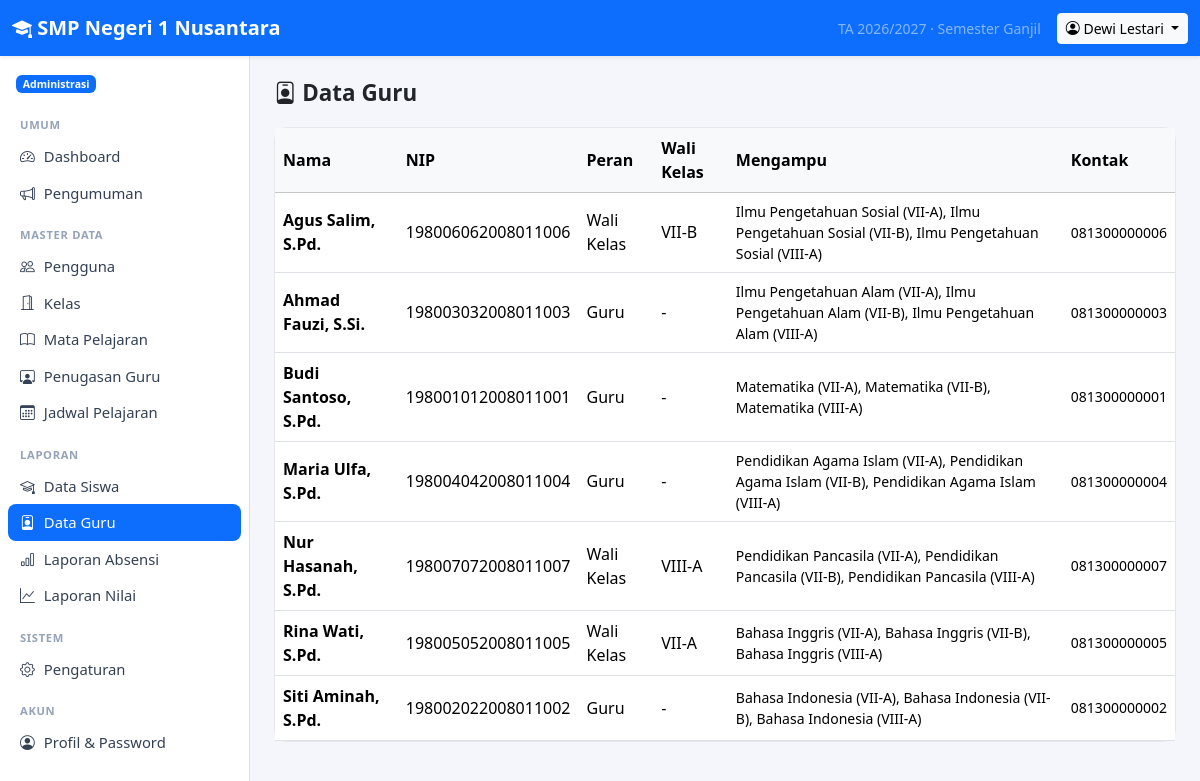
The page /index.php?r=data/guru (signed in) on the database its author committed.
### tables this page shows
CREATE TABLE `settings` (
  `skey` varchar(50) NOT NULL,
  `svalue` text DEFAULT NULL,
  PRIMARY KEY (`skey`)
);

CREATE TABLE `users` (
  `id` int(11) NOT NULL AUTO_INCREMENT,
  `username` varchar(50) NOT NULL,
  `password_hash` varchar(255) NOT NULL,
  `name` varchar(100) NOT NULL,
  `role` varchar(20) NOT NULL,
  `nip` varchar(30) DEFAULT NULL,
  `email` varchar(100) DEFAULT NULL,
  `phone` varchar(30) DEFAULT NULL,
  `active` int(11) NOT NULL DEFAULT 1,
  `created_at` datetime DEFAULT current_timestamp(),
  PRIMARY KEY (`id`),
  UNIQUE KEY `username` (`username`),
  KEY `idx_users_role` (`role`)
);

### app/helpers.php (called while the page is built, shortened)
<?php
function config(string $key, mixed $default = null): mixed
{
    $value = $GLOBALS['config'];
    foreach (explode('.', $key) as $part) {
        $value = $value[$part];
    }
    return $value;
}
function e(mixed $value): string
{
    return htmlspecialchars((string) ($value ?? ''), ENT_QUOTES, 'UTF-8');
}
function url(string $route = '', array $params = []): string
{
    $query = $route !== '' ? ['r' => $route] + $params : $params;
    return 'index.php' . ($query ? '?' . http_build_query($query) : '');
}
function param(string $key, string $default = ''): string
{
    $v = $_GET[$key] ?? $default;
    return is_string($v) ? trim($v) : $default;
}
function render(string $view, array $data = [], string $title = ''): void
{
    extract($data, EXTR_SKIP);
    require BASE_PATH . '/app/views/' . $view . '.php';
    $content = ob_get_clean();
    require BASE_PATH . '/app/views/layout.php';
}
function role_label(string $role): string
{
    return ROLES[$role] ?? $role;
}
function setting(string $key, string $default = ''): string
{
    static $cache = null;
    if ($cache === null) {
        $cache = [];
        foreach (db_all('SELECT skey, svalue FROM settings') as $row) {
            $cache[$row['skey']] = (string) $row['svalue'];
        }
    }
    return $cache[$key] ?? $default;
}
function period(): array
{
    return [
        'year'     => setting('academic_year', date('Y') . '/' . (date('Y') + 1)),
        'semester' => setting('semester', 'Ganjil'),
    ];
}

### app/controllers/data.php (called while the page is built, shortened)
<?php
function data_teachers(): void
{
    $teachers = db_all(
        "SELECT u.*, c.name AS homeroom_class,
                (SELECT COUNT(*) FROM teaching_assignments ta WHERE ta.teacher_id = u.id) AS assignment_count
         FROM users u LEFT JOIN classes c ON c.homeroom_teacher_id = u.id
         WHERE u.role IN ('guru', 'wali_kelas') ORDER BY u.name"
    );
    $subjects = [];
    foreach (db_all(
        'SELECT ta.teacher_id, s.name AS subject, c.name AS class_name FROM teaching_assignments ta
         JOIN subjects s ON s.id = ta.subject_id JOIN classes c ON c.id = ta.class_id ORDER BY c.name'
    ) as $r) {
        $subjects[$r['teacher_id']][] = $r['subject'] . ' (' . $r['class_name'] . ')';
    }
    render('data/teachers', compact('teachers', 'subjects'), 'Data Guru');
}

### public/index.php (called while the page is built, shortened)
<?php
$routes = require BASE_PATH . '/app/routes.php';
$route  = trim(param('r'), '/');
[$file, $handler, $roles] = $routes[$route];
if ($roles !== null) {
    $roles === [] ? require_login() : require_role(...$roles);
}
try {
    $handler();
} catch (Throwable $e) {
    error_log((string) $e);
    if (config('debug')) {
        throw $e;
    }
    abort(500, 'Terjadi kesalahan pada server. Silakan coba lagi.');
}

### app/db.php (called while the page is built, shortened)
<?php
function db(): PDO
{
    static $pdo = null;
    if ($pdo instanceof PDO) {
        return $pdo;
    }
    $c = config('db');
    $options = [
        PDO::ATTR_ERRMODE            => PDO::ERRMODE_EXCEPTION,
        PDO::ATTR_DEFAULT_FETCH_MODE => PDO::FETCH_ASSOC,
        PDO::ATTR_EMULATE_PREPARES   => false,
    ];
    try {
        if ($c['driver'] === 'mysql') {
            $dsn = sprintf('mysql:host=%s;port=%s;dbname=%s;charset=utf8mb4', $c['host'], $c['port'], $c['name']);
            $pdo = new PDO($dsn, $c['user'], $c['pass'], $options);
            $pdo->exec("SET time_zone = '" . date('P') . "'");
        } else {
            $pdo = new PDO('sqlite:' . $c['sqlite_path'], null, null, $options);
            $pdo->exec('PRAGMA foreign_keys = ON');
            $pdo->exec('PRAGMA journal_mode = WAL');
        }
    } catch (PDOException $e) {
        if (PHP_SAPI === 'cli') {
            throw $e;
        }
        error_log((string) $e);
        while (ob_get_level() > 0) {
            ob_end_clean();
        }
        http_response_code(500);
        exit('<!doctype html><html lang="id"><meta charset="utf-8"><meta name="viewport" content="width=device-width, initial-scale=1">'
            . '<title>Database tidak terhubung</title>'
            . '<body style="font-family:system-ui,sans-serif;background:#f4f6fb;margin:0;padding:16px">'
            . '<div style="max-width:640px;margin:64px auto;background:#fff;border:1px solid #e5e7eb;border-radius:12px;padding:28px">'
            . '<h2 style="margin-top:0;color:#b91c1c">Tidak dapat terhubung ke database</h2>'
            . '<p>Aplikasi tidak bisa tersambung ke server database. Periksa hal berikut:</p><ol style="line-height:1.7">'
            . '<li>Nama database, user, dan password di <code>config.local.php</code> (atau <code>config.php</code>) sudah benar.</li>'
            . '<li>User database sudah ditambahkan ke database dengan hak <em>ALL PRIVILEGES</em>.</li>'
            . '<li>File <code>database/sekolah_mysql_kosong.sql</code> atau <code>sekolah_mysql.sql</code> sudah di-import.</li>'
            . '<li>Server MySQL/MariaDB sedang berjalan.</li></ol>'
            . '<p style="color:#64748b;font-size:14px;margin-bottom:0">Detail kesalahan dicatat di log error server.</p></div></body></html>');
    }
    return $pdo;
}
function db_query(string $sql, array $params = []): PDOStatement
{
    $st = db()->prepare($sql);
    $st->execute($params);
    return $st;
}
function db_one(string $sql, array $params = []): ?array
{
    $row = db_query($sql, $params)->fetch();
    return $row === false ? null : $row;
}
function db_all(string $sql, array $params = []): array
{
    return db_query($sql, $params)->fetchAll();
}

### app/auth.php (called while the page is built, shortened)
<?php
function current_user(): ?array
{
    static $user = false;
    if ($user !== false) {
        return $user;
    }
    $uid = $_SESSION['uid'] ?? null;
    $user = $uid ? db_one('SELECT * FROM users WHERE id = ? AND active = 1', [$uid]) : null;
    return $user;
}
function require_login(): array
{
    $u = current_user();
    return $u;
}
function require_role(string ...$roles): array
{
    $u = require_login();
    return $u;
}

### app/menu.php (called while the page is built, shortened)
<?php
function menu_for(string $role): array
{
    $common = ['Umum' => [
        ['Dashboard', '', 'speedometer2'],
        ['Pengumuman', 'pengumuman', 'megaphone'],
    ]];
    $teaching = ['Mengajar' => [
        ['Jadwal Mengajar', 'guru/jadwal', 'calendar-week'],
        ['Input Absensi', 'guru/absensi', 'clipboard-check'],
        ['Input Nilai', 'guru/nilai', 'pencil-square'],
    ]];
    return $common + ($menus[$role] ?? []) + ['Akun' => [['Profil & Password', 'profil', 'person-circle']]];
}

### app/views/data/teachers.php (the view)
<div class="page-header"><h1><i class="bi bi-person-badge"></i> Data Guru</h1></div>
<div class="card"><div class="table-responsive">
    <table class="table table-hover mb-0">
        <thead class="table-light"><tr><th>Nama</th><th>NIP</th><th>Peran</th><th>Wali Kelas</th><th>Mengampu</th><th>Kontak</th></tr></thead>
        <tbody>
        <?php foreach ($teachers as $t): ?>
            <tr>
                <td class="fw-semibold"><?= e($t['name']) ?><?= (int) $t['active'] ? '' : ' <span class="badge text-bg-secondary">Nonaktif</span>' ?></td>
                <td><?= e($t['nip'] ?? '-') ?></td>
                <td><?= e(role_label($t['role'])) ?></td>
                <td><?= e($t['homeroom_class'] ?? '-') ?></td>
                <td class="small"><?= e(implode(', ', $subjects[$t['id']] ?? []) ?: '-') ?></td>
                <td class="small"><?= e($t['phone'] ?? '') ?><?= $t['email'] ? '<br>' . e($t['email']) : '' ?></td>
            </tr>
        <?php endforeach; if (!$teachers) echo empty_row(6); ?>
        </tbody>
    </table>
</div></div>

### app/views/layout.php (shortened to what this page needs)
<?php
$me = current_user();
$currentRoute = trim(param('r'), '/');
$schoolName = setting('school_name', config('app_name'));
$p = period();
?>
<!doctype html>
<html lang="id">
<head>
    <link href="assets/vendor/bootstrap/bootstrap.min.css" rel="stylesheet">
    <link href="assets/vendor/bootstrap-icons/bootstrap-icons.min.css" rel="stylesheet">
    <link href="assets/app.css" rel="stylesheet">
</head>
<body>
<?php if ($me): ?>
<nav class="navbar navbar-dark bg-primary sticky-top shadow-sm d-print-none">
    <div class="container-fluid">
        <a class="navbar-brand fw-semibold me-auto" href="<?= url() ?>"><i class="bi bi-mortarboard-fill"></i> <?= e($schoolName) ?></a>
        <span class="navbar-text text-white-50 small d-none d-md-inline me-3">
            TA <?= e($p['year']) ?> · Semester <?= e($p['semester']) ?>
        </span>
        <div class="dropdown">
            <button class="btn btn-sm btn-light dropdown-toggle" data-bs-toggle="dropdown">
                <i class="bi bi-person-circle"></i> <span class="d-none d-sm-inline"><?= e($me['name']) ?></span>
            </button>
        </div>
    </div>
</nav>
<div class="d-flex">
    <aside class="offcanvas-lg offcanvas-start sidebar border-end bg-body d-print-none" tabindex="-1" id="sidebar">
        <div class="offcanvas-body d-block p-2">
            <div class="px-2 py-2 mb-2 small">
                <span class="badge text-bg-primary"><?= e(role_label($me['role'])) ?></span>
            </div>
            <?php foreach (menu_for($me['role']) as $section => $items): ?>
                <div class="menu-section"><?= e($section) ?></div>
                <ul class="nav nav-pills flex-column mb-2">
                    <?php foreach ($items as [$label, $route, $icon]):
                        $active = $currentRoute === $route || ($route !== '' && str_starts_with($currentRoute, $route . '/')); ?>
                        <li class="nav-item">
                            <a class="nav-link<?= $active ? ' active' : '' ?>" href="<?= url($route) ?>">
                                <i class="bi bi-<?= e($icon) ?>"></i> <?= e($label) ?>
                            </a>
                        </li>
                    <?php endforeach; ?>
                </ul>
            <?php endforeach; ?>
        </div>
    </aside>
    <main class="flex-grow-1 p-3 p-md-4 main-content">
        <?= $content ?>
    </main>
</div>
<?php else: ?>
    <?= $content ?>
<?php endif; ?>
</body>
</html>

### public/assets/app.css (style rules this page uses)
body { background: #f4f6fb; }
.sidebar { width: 250px; flex-shrink: 0; min-height: calc(100vh - 56px); }
@media (min-width: 992px) { .sidebar { position: sticky; top: 56px; height: calc(100vh - 56px); overflow-y: auto; } }
.sidebar .nav-link { color: #334155; border-radius: .5rem; padding: .45rem .75rem; font-size: .925rem; }
.sidebar .nav-link.active { background: var(--bs-primary); color: #fff; }
.sidebar .nav-link i { width: 1.25rem; display: inline-block; }
.menu-section { font-size: .7rem; text-transform: uppercase; letter-spacing: .06em; color: #94a3b8; padding: .5rem .75rem .25rem; font-weight: 600; }
.main-content { min-width: 0; }
.card { border-radius: .8rem; border-color: #e5e7eb; }
.table > :not(caption) > * > * { vertical-align: middle; }
.page-header { display: flex; flex-wrap: wrap; gap: .75rem; justify-content: space-between; align-items: center; margin-bottom: 1.25rem; }
.page-header h1 { font-size: 1.4rem; margin: 0; font-weight: 600; }

### rows shown on the page
settings: skey "2026/2027", skey "Ganjil"
users: name "Dewi Lestari", role "Administrasi"
users: name "Agus Salim, S.Pd.", nip "198006062008011006", role "Wali Kelas", homeroom_class "VII-B", id "Ilmu Pengetahuan Sosial (VII-A), Ilmu Pengetahuan Sosial (VII-B), Ilmu Pengetahuan Sosial (VIII-A)", phone "081300000006"
users: name "Ahmad Fauzi, S.Si.", nip "198003032008011003", role "Guru", homeroom_class "-", id "Ilmu Pengetahuan Alam (VII-A), Ilmu Pengetahuan Alam (VII-B), Ilmu Pengetahuan Alam (VIII-A)", phone "081300000003"
users: name "Budi Santoso, S.Pd.", nip "198001012008011001", role "Guru", homeroom_class "-", id "Matematika (VII-A), Matematika (VII-B), Matematika (VIII-A)", phone "081300000001"
users: name "Maria Ulfa, S.Pd.", nip "198004042008011004", role "Guru", homeroom_class "-", id "Pendidikan Agama Islam (VII-A), Pendidikan Agama Islam (VII-B), Pendidikan Agama Islam (VIII-A)", phone "081300000004"
users: name "Nur Hasanah, S.Pd.", nip "198007072008011007", role "Wali Kelas", homeroom_class "VIII-A", id "Pendidikan Pancasila (VII-A), Pendidikan Pancasila (VII-B), Pendidikan Pancasila (VIII-A)", phone "081300000007"
users: name "Rina Wati, S.Pd.", nip "198005052008011005", role "Wali Kelas", homeroom_class "VII-A", id "Bahasa Inggris (VII-A), Bahasa Inggris (VII-B), Bahasa Inggris (VIII-A)", phone "081300000005"
users: name "Siti Aminah, S.Pd.", nip "198002022008011002", role "Guru", homeroom_class "-", id "Bahasa Indonesia (VII-A), Bahasa Indonesia (VII-B), Bahasa Indonesia (VIII-A)", phone "081300000002"

### other values the page prints
$schoolName "SMP Negeri 1 Nusantara"
$section "UMUM"
$label "Dashboard"
$label "Pengumuman"
$section "MASTER DATA"
$label "Pengguna"
$label "Kelas"
$label "Mata Pelajaran"
$label "Penugasan Guru"
$label "Jadwal Pelajaran"
$section "LAPORAN"
$label "Data Siswa"
$label "Data Guru"
$label "Laporan Absensi"
$label "Laporan Nilai"
